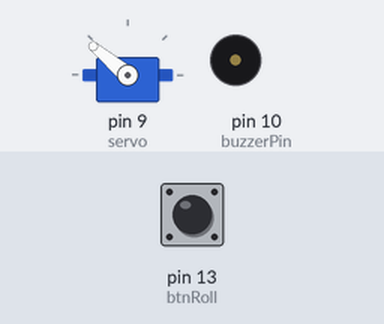
This sketch was run on a simulated Arduino Uno, built with avr-gcc and run on an emulated ATmega328P. Parts: servo, buzzer (waves = sounding, pin HIGH). Inputs (shaded band) come from the test bench; at power-on: pin 13 (btnRoll) HIGH. Random numbers use the default seed unless the sketch sets one.

Above: at 19.1 s.
19.2 s: pin 13 (btnRoll) pulled LOW for 0.15 s
At 22.2 s:
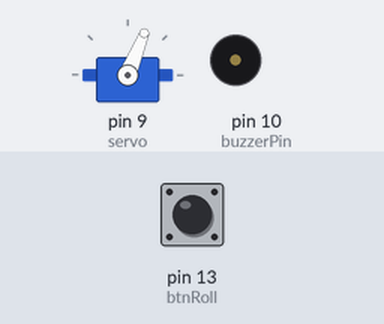
22.3 s: pin 13 (btnRoll) pulled LOW for 1 s
At 26.1 s:
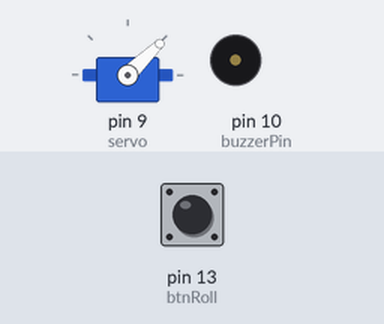
26.3 s: pin 13 (btnRoll) pulled LOW for 3.2 s
At 30.5 s:
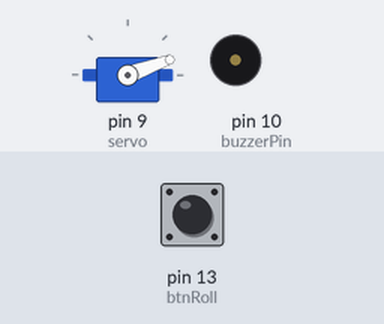
Timing chart, 0 to 33.7 s (numbered marks = the images above; inputs shaded):
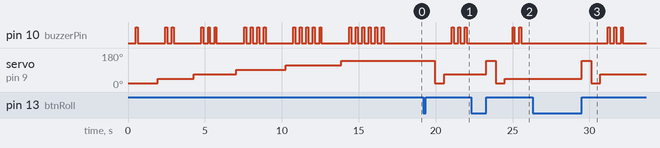

Measured:
- after the input at 19.2 s, pin 10 (buzzerPin): alternates HIGH for 0.13 s and LOW for 0.30 s, starting after 1.9 s; servo on pin 9 (servo): 140° → 20° after 0.75 s, → 68° 0.60 s later
- after the input at 22.3 s, pin 10 (buzzerPin): alternates HIGH for 0.13 s and LOW for 0.30 s, 4 changes in all, then stays LOW, starting after 2.7 s; servo on pin 9 (servo): 68° → 140° after 1.0 s, → 20° 0.60 s later, → 44° 0.60 s later
- after the input at 26.3 s, pin 10 (buzzerPin): alternates HIGH for 0.13 s and LOW for 0.30 s, 6 changes in all, then stays LOW, starting after 4.9 s; servo on pin 9 (servo): 44° → 140° after 3.2 s, → 20° 0.60 s later, → 68° 0.60 s later

The sketch:

RollDice2.ino
```cpp
/*
  Example sketch RollDice2.ino version 7.01.
  From Kjell & Company's book "Hur funkar Arduino?" version 7.01.
  From Kjell & Company's book "Hvordan virker Arduino?" version 7.01.

  This code is in the public domain.
*/


// Include the button and servo library
#include <Button.h>
#include <Servo.h>

// Create a button object on GPIO pin 13
Button btnRoll(13);

// Create a new servo object
Servo servo;

// Declare global pin constant for buzzer
const byte buzzerPin = 10;

void setup() {

  // Set buzzerPin as output
  pinMode(buzzerPin, OUTPUT);

  // Start button
  btnRoll.begin();

  // Attach the servo on pin 9 to the servo object
  servo.attach(9);

  // Initialise a pseudo-random number generator
  randomSeed(analogRead(0));

  // Move servo to position zero
  servo.write(0);

  // Show steps for calibration
  for(int i = 1; i < 7; i++){
     setDice(i, true);
     delay(1000);
  }
}

void loop() {

  // Roll dice
  if (btnRoll.released()) {
    upDown();
    setDice(random(1, 7), true);
  }
}

void upDown() {

  // Move servo up and down
  setDice(6, false);
  delay(600);
  setDice(1, false);
  delay(600);
}

void setDice(int number, boolean acousticFeedback) {

  // Map scale
  int dicePointer = map(number, 1, 6, 20, 140);

  // Move servo
  servo.write(dicePointer);

  // Play sound
  if(acousticFeedback == true){
    delay(500);
    for(int i = 0; i < number; i++){
      digitalWrite(buzzerPin, HIGH);
      delay(125);
      digitalWrite(buzzerPin, LOW);
      delay(300);
    }
  }
}
```
